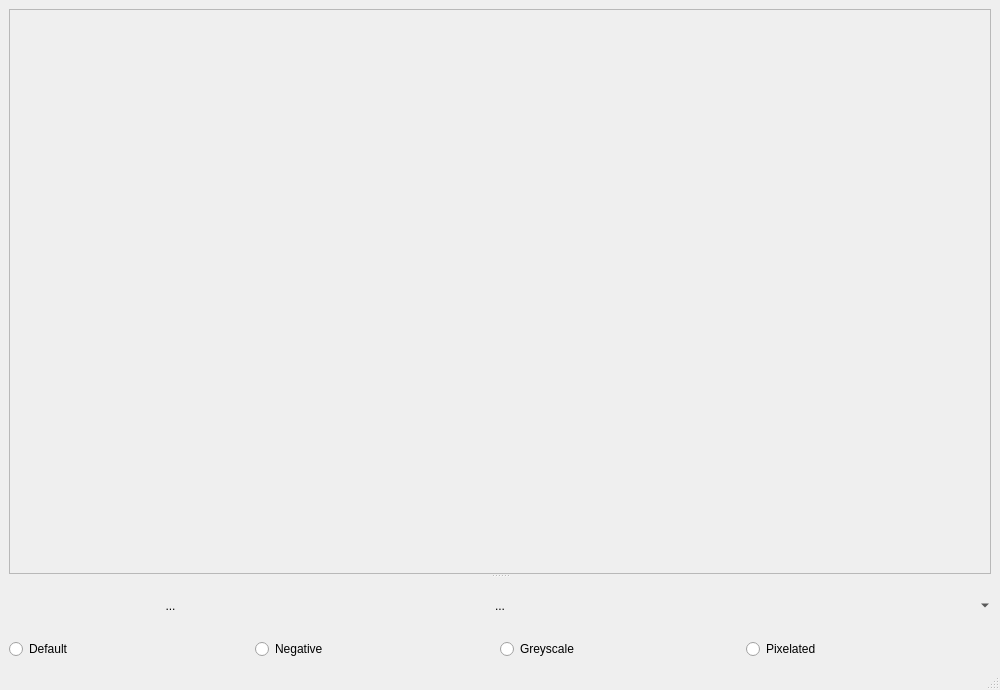
<?xml version="1.0" encoding="UTF-8"?>
<ui version="4.0">
 <class>MainWindow</class>
 <widget class="QMainWindow" name="MainWindow">
  <property name="geometry">
   <rect>
    <x>0</x>
    <y>0</y>
    <width>1000</width>
    <height>690</height>
   </rect>
  </property>
  <property name="windowTitle">
   <string>MainWindow</string>
  </property>
  <widget class="QWidget" name="centralwidget">
   <layout class="QVBoxLayout" name="verticalLayout_2" stretch="5,0">
    <item>
     <widget class="QSplitter" name="splitter">
      <property name="sizePolicy">
       <sizepolicy hsizetype="Preferred" vsizetype="Preferred">
        <horstretch>0</horstretch>
        <verstretch>0</verstretch>
       </sizepolicy>
      </property>
      <property name="orientation">
       <enum>Qt::Orientation::Vertical</enum>
      </property>
      <property name="childrenCollapsible">
       <bool>false</bool>
      </property>
      <widget class="QFrame" name="frame">
       <property name="sizePolicy">
        <sizepolicy hsizetype="Preferred" vsizetype="Preferred">
         <horstretch>0</horstretch>
         <verstretch>5</verstretch>
        </sizepolicy>
       </property>
       <property name="minimumSize">
        <size>
         <width>20</width>
         <height>20</height>
        </size>
       </property>
       <property name="baseSize">
        <size>
         <width>800</width>
         <height>600</height>
        </size>
       </property>
       <property name="autoFillBackground">
        <bool>false</bool>
       </property>
       <property name="frameShape">
        <enum>QFrame::Shape::StyledPanel</enum>
       </property>
       <property name="frameShadow">
        <enum>QFrame::Shadow::Raised</enum>
       </property>
      </widget>
      <widget class="QWidget" name="layoutWidget">
       <layout class="QHBoxLayout" name="horizontalLayout">
        <item>
         <widget class="QToolButton" name="ButtonRecord">
          <property name="sizePolicy">
           <sizepolicy hsizetype="Preferred" vsizetype="Preferred">
            <horstretch>0</horstretch>
            <verstretch>0</verstretch>
           </sizepolicy>
          </property>
          <property name="text">
           <string>...</string>
          </property>
          <property name="icon">
           <iconset resource="../build/resources.qrc">
            <normaloff>:/icons/icons/rec-button.png</normaloff>:/icons/icons/rec-button.png</iconset>
          </property>
          <property name="iconSize">
           <size>
            <width>48</width>
            <height>48</height>
           </size>
          </property>
          <property name="autoRaise">
           <bool>true</bool>
          </property>
         </widget>
        </item>
        <item>
         <widget class="QToolButton" name="ButtonPicture">
          <property name="sizePolicy">
           <sizepolicy hsizetype="Preferred" vsizetype="Preferred">
            <horstretch>0</horstretch>
            <verstretch>0</verstretch>
           </sizepolicy>
          </property>
          <property name="text">
           <string>...</string>
          </property>
          <property name="icon">
           <iconset resource="../build/resources.qrc">
            <normaloff>:/icons/icons/camera.png</normaloff>:/icons/icons/camera.png</iconset>
          </property>
          <property name="iconSize">
           <size>
            <width>48</width>
            <height>48</height>
           </size>
          </property>
          <property name="autoRaise">
           <bool>true</bool>
          </property>
         </widget>
        </item>
        <item>
         <widget class="QToolButton" name="ButtonReactions">
          <property name="sizePolicy">
           <sizepolicy hsizetype="Preferred" vsizetype="MinimumExpanding">
            <horstretch>0</horstretch>
            <verstretch>0</verstretch>
           </sizepolicy>
          </property>
          <property name="sizeIncrement">
           <size>
            <width>0</width>
            <height>29</height>
           </size>
          </property>
          <property name="text">
           <string/>
          </property>
          <property name="icon">
           <iconset resource="../build/resources.qrc">
            <normaloff>:/icons/icons/reaction.png</normaloff>:/icons/icons/reaction.png</iconset>
          </property>
          <property name="iconSize">
           <size>
            <width>48</width>
            <height>48</height>
           </size>
          </property>
          <property name="popupMode">
           <enum>QToolButton::ToolButtonPopupMode::MenuButtonPopup</enum>
          </property>
          <property name="toolButtonStyle">
           <enum>Qt::ToolButtonStyle::ToolButtonIconOnly</enum>
          </property>
          <property name="autoRaise">
           <bool>true</bool>
          </property>
          <property name="arrowType">
           <enum>Qt::ArrowType::NoArrow</enum>
          </property>
         </widget>
        </item>
       </layout>
      </widget>
     </widget>
    </item>
    <item>
     <layout class="QGridLayout" name="gridLayout" rowstretch="0,0" columnstretch="0,0,0,0">
      <property name="leftMargin">
       <number>0</number>
      </property>
      <property name="spacing">
       <number>0</number>
      </property>
      <item row="1" column="1">
       <widget class="QRadioButton" name="radioButtonNegative">
        <property name="sizePolicy">
         <sizepolicy hsizetype="Minimum" vsizetype="Minimum">
          <horstretch>0</horstretch>
          <verstretch>0</verstretch>
         </sizepolicy>
        </property>
        <property name="text">
         <string>Negative</string>
        </property>
       </widget>
      </item>
      <item row="1" column="0">
       <widget class="QRadioButton" name="radioButtonDefault">
        <property name="sizePolicy">
         <sizepolicy hsizetype="Minimum" vsizetype="Minimum">
          <horstretch>0</horstretch>
          <verstretch>0</verstretch>
         </sizepolicy>
        </property>
        <property name="text">
         <string>Default</string>
        </property>
       </widget>
      </item>
      <item row="1" column="2">
       <widget class="QRadioButton" name="radioButtonGrey">
        <property name="sizePolicy">
         <sizepolicy hsizetype="Minimum" vsizetype="Minimum">
          <horstretch>0</horstretch>
          <verstretch>0</verstretch>
         </sizepolicy>
        </property>
        <property name="layoutDirection">
         <enum>Qt::LayoutDirection::LeftToRight</enum>
        </property>
        <property name="text">
         <string>Greyscale</string>
        </property>
       </widget>
      </item>
      <item row="1" column="3">
       <widget class="QRadioButton" name="radioButtonPixel">
        <property name="text">
         <string>Pixelated</string>
        </property>
       </widget>
      </item>
     </layout>
    </item>
   </layout>
  </widget>
  <widget class="QStatusBar" name="statusbar"/>
  <action name="actionDefault">
   <property name="checkable">
    <bool>false</bool>
   </property>
   <property name="checked">
    <bool>false</bool>
   </property>
   <property name="enabled">
    <bool>true</bool>
   </property>
   <property name="text">
    <string>Default</string>
   </property>
  </action>
  <action name="actionBlack_and_White">
   <property name="checkable">
    <bool>false</bool>
   </property>
   <property name="text">
    <string>Black and White</string>
   </property>
  </action>
 </widget>
 <resources>
  <include location="../build/resources.qrc"/>
 </resources>
 <connections/>
</ui>
